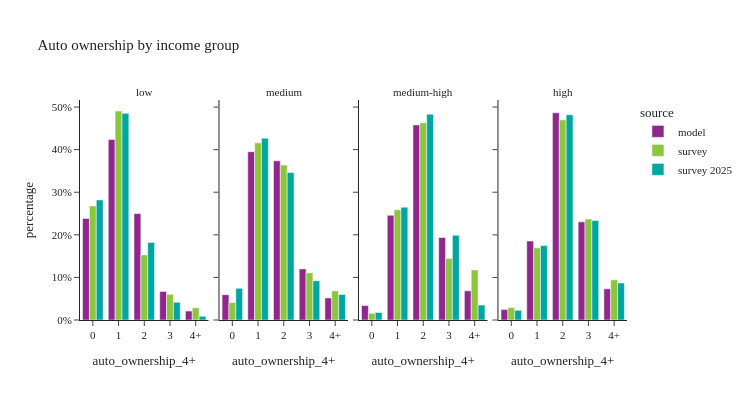

The code cell stored with this chart in its notebook:
### Code cell
util.plot_share_facetbar(hh_data, 'hh_weight', share_col="auto_ownership_4+", title="Auto ownership by income group", 
                            facet_col="income_group", facet_col_wrap=4, height=400, orientation='v')

### Figure 1 — Plotly figure (JSON) as saved in the notebook; plotly's stock layout.template omitted (floating-point values rounded to 4 significant figures)
{"data": [{"alignmentgroup": "True", "customdata": [[103360], [183764], [108398], [29148], [9054]], "hovertemplate": "source=model<br>income_group=low<br>auto_ownership_4+=%{x}<br>percentage=%{y}<br>sample_size=%{customdata[0]}<extra></extra>", "legendgroup": "model", "marker": {"color": "#91268F", "pattern": {"shape": ""}}, "name": "model", "offsetgroup": "model", "orientation": "v", "showlegend": true, "textposition": "auto", "type": "bar", "x": ["0", "1", "2", "3", "4+"], "xaxis": "x", "y": [0.2383, 0.4237, 0.2499, 0.0672, 0.02088], "yaxis": "y"}, {"alignmentgroup": "True", "customdata": [[25779], [171249], [161940], [52007], [22358]], "hovertemplate": "source=model<br>income_group=medium<br>auto_ownership_4+=%{x}<br>percentage=%{y}<br>sample_size=%{customdata[0]}<extra></extra>", "legendgroup": "model", "marker": {"color": "#91268F", "pattern": {"shape": ""}}, "name": "model", "offsetgroup": "model", "orientation": "v", "showlegend": false, "textposition": "auto", "type": "bar", "x": ["0", "1", "2", "3", "4+"], "xaxis": "x2", "y": [0.05949, 0.3952, 0.3737, 0.12, 0.0516], "yaxis": "y2"}, {"alignmentgroup": "True", "customdata": [[14709], [106770], [198823], [84093], [29704]], "hovertemplate": "source=model<br>income_group=medium-high<br>auto_ownership_4+=%{x}<br>percentage=%{y}<br>sample_size=%{customdata[0]}<extra></extra>", "legendgroup": "model", "marker": {"color": "#91268F", "pattern": {"shape": ""}}, "name": "model", "offsetgroup": "model", "orientation": "v", "showlegend": false, "textposition": "auto", "type": "bar", "x": ["0", "1", "2", "3", "4+"], "xaxis": "x3", "y": [0.03388, 0.246, 0.458, 0.1937, 0.06843], "yaxis": "y3"}, {"alignmentgroup": "True", "customdata": [[10639], [80490], [211272], [100048], [31747]], "hovertemplate": "source=model<br>income_group=high<br>auto_ownership_4+=%{x}<br>percentage=%{y}<br>sample_size=%{customdata[0]}<extra></extra>", "legendgroup": "model", "marker": {"color": "#91268F", "pattern": {"shape": ""}}, "name": "model", "offsetgroup": "model", "orientation": "v", "showlegend": false, "textposition": "auto", "type": "bar", "x": ["0", "1", "2", "3", "4+"], "xaxis": "x4", "y": [0.0245, 0.1854, 0.4866, 0.2304, 0.07312], "yaxis": "y4"}, {"alignmentgroup": "True", "customdata": [[329], [406], [98], [27], [9]], "hovertemplate": "source=survey<br>income_group=low<br>auto_ownership_4+=%{x}<br>percentage=%{y}<br>sample_size=%{customdata[0]}<extra></extra>", "legendgroup": "survey", "marker": {"color": "#8CC63E", "pattern": {"shape": ""}}, "name": "survey", "offsetgroup": "survey", "orientation": "v", "showlegend": true, "textposition": "auto", "type": "bar", "x": ["0", "1", "2", "3", "4+"], "xaxis": "x", "y": [0.2676, 0.4907, 0.1528, 0.0604, 0.0285], "yaxis": "y"}, {"alignmentgroup": "True", "customdata": [[127], [470], [239], [53], [26]], "hovertemplate": "source=survey<br>income_group=medium<br>auto_ownership_4+=%{x}<br>percentage=%{y}<br>sample_size=%{customdata[0]}<extra></extra>", "legendgroup": "survey", "marker": {"color": "#8CC63E", "pattern": {"shape": ""}}, "name": "survey", "offsetgroup": "survey", "orientation": "v", "showlegend": false, "textposition": "auto", "type": "bar", "x": ["0", "1", "2", "3", "4+"], "xaxis": "x2", "y": [0.04104, 0.416, 0.3637, 0.1109, 0.06835], "yaxis": "y2"}, {"alignmentgroup": "True", "customdata": [[86], [414], [378], [103], [48]], "hovertemplate": "source=survey<br>income_group=medium-high<br>auto_ownership_4+=%{x}<br>percentage=%{y}<br>sample_size=%{customdata[0]}<extra></extra>", "legendgroup": "survey", "marker": {"color": "#8CC63E", "pattern": {"shape": ""}}, "name": "survey", "offsetgroup": "survey", "orientation": "v", "showlegend": false, "textposition": "auto", "type": "bar", "x": ["0", "1", "2", "3", "4+"], "xaxis": "x3", "y": [0.01614, 0.2588, 0.463, 0.1445, 0.1176], "yaxis": "y3"}, {"alignmentgroup": "True", "customdata": [[47], [223], [227], [62], [24]], "hovertemplate": "source=survey<br>income_group=high<br>auto_ownership_4+=%{x}<br>percentage=%{y}<br>sample_size=%{customdata[0]}<extra></extra>", "legendgroup": "survey", "marker": {"color": "#8CC63E", "pattern": {"shape": ""}}, "name": "survey", "offsetgroup": "survey", "orientation": "v", "showlegend": false, "textposition": "auto", "type": "bar", "x": ["0", "1", "2", "3", "4+"], "xaxis": "x4", "y": [0.02916, 0.1694, 0.47, 0.237, 0.09442], "yaxis": "y4"}, {"alignmentgroup": "True", "customdata": [[108], [268], [94], [22], [9]], "hovertemplate": "source=survey 2025<br>income_group=low<br>auto_ownership_4+=%{x}<br>percentage=%{y}<br>sample_size=%{customdata[0]}<extra></extra>", "legendgroup": "survey 2025", "marker": {"color": "#00A7A0", "pattern": {"shape": ""}}, "name": "survey 2025", "offsetgroup": "survey 2025", "orientation": "v", "showlegend": true, "textposition": "auto", "type": "bar", "x": ["0", "1", "2", "3", "4+"], "xaxis": "x", "y": [0.282, 0.4854, 0.1822, 0.04168, 0.008708], "yaxis": "y"}, {"alignmentgroup": "True", "customdata": [[49], [288], [207], [69], [30]], "hovertemplate": "source=survey 2025<br>income_group=medium<br>auto_ownership_4+=%{x}<br>percentage=%{y}<br>sample_size=%{customdata[0]}<extra></extra>", "legendgroup": "survey 2025", "marker": {"color": "#00A7A0", "pattern": {"shape": ""}}, "name": "survey 2025", "offsetgroup": "survey 2025", "orientation": "v", "showlegend": false, "textposition": "auto", "type": "bar", "x": ["0", "1", "2", "3", "4+"], "xaxis": "x2", "y": [0.07436, 0.4269, 0.3464, 0.0922, 0.06011], "yaxis": "y2"}, {"alignmentgroup": "True", "customdata": [[19], [200], [297], [112], [37]], "hovertemplate": "source=survey 2025<br>income_group=medium-high<br>auto_ownership_4+=%{x}<br>percentage=%{y}<br>sample_size=%{customdata[0]}<extra></extra>", "legendgroup": "survey 2025", "marker": {"color": "#00A7A0", "pattern": {"shape": ""}}, "name": "survey 2025", "offsetgroup": "survey 2025", "orientation": "v", "showlegend": false, "textposition": "auto", "type": "bar", "x": ["0", "1", "2", "3", "4+"], "xaxis": "x3", "y": [0.01775, 0.2649, 0.4832, 0.1991, 0.03499], "yaxis": "y3"}, {"alignmentgroup": "True", "customdata": [[10], [76], [124], [45], [27]], "hovertemplate": "source=survey 2025<br>income_group=high<br>auto_ownership_4+=%{x}<br>percentage=%{y}<br>sample_size=%{customdata[0]}<extra></extra>", "legendgroup": "survey 2025", "marker": {"color": "#00A7A0", "pattern": {"shape": ""}}, "name": "survey 2025", "offsetgroup": "survey 2025", "orientation": "v", "showlegend": false, "textposition": "auto", "type": "bar", "x": ["0", "1", "2", "3", "4+"], "xaxis": "x4", "y": [0.02271, 0.1748, 0.4821, 0.2336, 0.08688], "yaxis": "y4"}], "layout": {"annotations": [{"font": {}, "showarrow": false, "text": "low", "x": 0.1175, "xanchor": "center", "xref": "paper", "y": 1.0, "yanchor": "bottom", "yref": "paper"}, {"font": {}, "showarrow": false, "text": "medium", "x": 0.3725, "xanchor": "center", "xref": "paper", "y": 1.0, "yanchor": "bottom", "yref": "paper"}, {"font": {}, "showarrow": false, "text": "medium-high", "x": 0.6275, "xanchor": "center", "xref": "paper", "y": 1.0, "yanchor": "bottom", "yref": "paper"}, {"font": {}, "showarrow": false, "text": "high", "x": 0.8825, "xanchor": "center", "xref": "paper", "y": 1.0, "yanchor": "bottom", "yref": "paper"}], "barmode": "group", "height": 400, "legend": {"title": {"text": "source"}, "tracegroupgap": 0}, "title": {"text": "Auto ownership by income group"}, "width": 750, "xaxis": {"anchor": "y", "domain": [0.0, 0.235], "title": {"text": "auto_ownership_4+"}}, "xaxis2": {"anchor": "y2", "domain": [0.255, 0.49], "matches": "x", "title": {"text": "auto_ownership_4+"}}, "xaxis3": {"anchor": "y3", "domain": [0.51, 0.745], "matches": "x", "title": {"text": "auto_ownership_4+"}}, "xaxis4": {"anchor": "y4", "domain": [0.765, 1.0], "matches": "x", "title": {"text": "auto_ownership_4+"}}, "yaxis": {"anchor": "x", "domain": [0.0, 1.0], "tickformat": ".0%", "title": {"text": "percentage"}}, "yaxis2": {"anchor": "x2", "domain": [0.0, 1.0], "matches": "y", "showticklabels": false, "tickformat": ".0%"}, "yaxis3": {"anchor": "x3", "domain": [0.0, 1.0], "matches": "y", "showticklabels": false}, "yaxis4": {"anchor": "x4", "domain": [0.0, 1.0], "matches": "y", "showticklabels": false}}}
